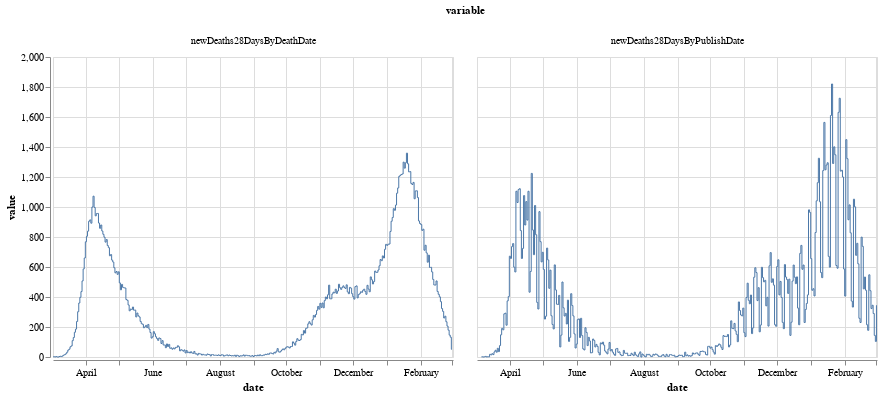

The notebook cell saved with this chart:
### Markdown cell above
As expected, the data that show when deaths occurred (the left chart) are smoother than the data that show when deaths were reported (the right chart).

### Code cell
(altair.Chart(timeseries.reset_index().melt(id_vars=["date"]))
    .mark_line(interpolate="step", strokeWidth=1)
    .encode(x="date", y="value", column="variable"))

### Figure 1 — Vega-Lite specification as saved in the notebook (floating-point values rounded to 4 significant figures; data arrays with more than 128 entries replaced by an {"elided": "..."} marker saying what was removed)
{"config": {"view": {"continuousWidth": 400, "continuousHeight": 300}}, "data": {"name": "data-ca9851ec5729d43a4c84cdcee5c2530f"}, "mark": {"type": "line", "interpolate": "step", "strokeWidth": 1}, "encoding": {"column": {"type": "nominal", "field": "variable"}, "x": {"type": "temporal", "field": "date"}, "y": {"type": "quantitative", "field": "value"}}, "$schema": "https://vega.github.io/schema/vega-lite/v4.8.1.json", "datasets": {"data-ca9851ec5729d43a4c84cdcee5c2530f": {"elided": "732 records"}}}
